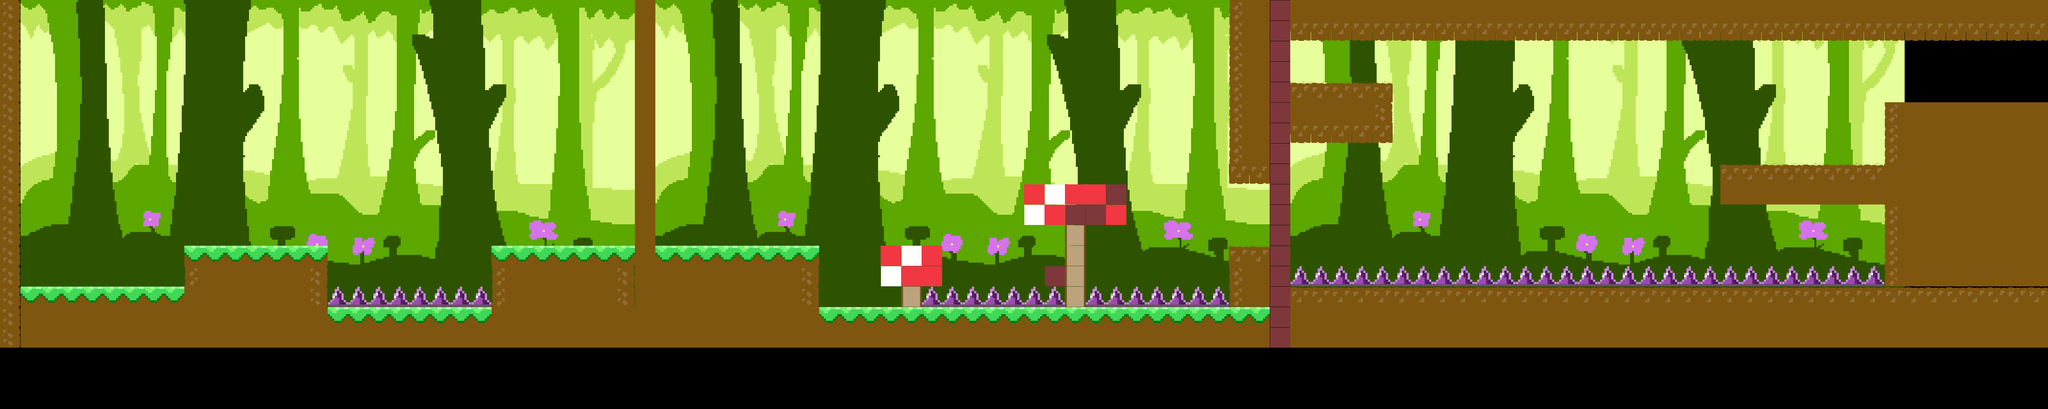

The image is a tile-based game level rendered from a .tmx file. Its description and source (layers, tilesets, objects; grid data summarised) follow:
An orthogonal 100x20 tile map with 64x64 px tiles, 1 tile layer (Tile Layer 1), 2 tilesets, 3 image layers and 36 objects (4x spike, 3x cameraSwitch, 2x Forest 2, Forest 1 , player, ...).

<map version="1.9" tiledversion="1.9.2" orientation="orthogonal" renderorder="right-down" width="100" height="20" tilewidth="64" tileheight="64" infinite="0" nextlayerid="7" nextobjectid="50">
 <tileset firstgid="1" source="V3.tsx" />
 <tileset firstgid="101" source="V4.tsx" />
 <imagelayer id="4" name="Image Layer 1" offsetx="64" offsety="0">
  <image source="BountifulValleyBackground.png" width="1920" height="1080" />
 </imagelayer>
 <imagelayer id="5" name="Copy of Image Layer 1" offsetx="2048" offsety="0">
  <image source="BountifulValleyBackground.png" width="1920" height="1080" />
 </imagelayer>
 <imagelayer id="6" name="Copy of Copy of Image Layer 1" offsetx="4032" offsety="0">
  <image source="BountifulValleyBackground.png" width="1920" height="1080" />
 </imagelayer>
 <layer id="1" name="Tile Layer 1" width="100" height="20">
  <data>[2000 cells, 630 non-empty, 11 distinct tile ids]</data>
 </layer>
 <objectgroup id="3" name="Levels">
  <object id="1" name="Forest 1 " x="63.6364" y="3.0303" width="1920" height="1080" />
  <object id="16" name="Forest 2" x="2052" y="4" width="1920" height="1080" />
  <object id="48" name="Forest 2" x="4036.97" y="5.45455" width="1920" height="1080" />
 </objectgroup>
 <objectgroup id="2" name="Object Layer 1">
  <object id="2" name="player" x="128" y="64" width="64" height="86" />
  <object id="10" x="0" y="0">
   <polygon points="0,0 64,0 64,1088 0,1088" />
  </object>
  <object id="11" x="64" y="896">
   <polygon points="0,0 512,0 512,192 0,192" />
  </object>
  <object id="12" x="576" y="896">
   <polygon points="0,0 0,-128 448,-128 448,192 0,192" />
  </object>
  <object id="13" x="1024" y="960">
   <polygon points="0,0 512,0 512,128 0,128" />
  </object>
  <object id="14" x="1536" y="1088">
   <polygon points="0,0 0,-320 448,-320 448,0" />
  </object>
  <object id="15" name="spike" x="1024" y="896" width="512" height="64" />
  <object id="17" x="1984" y="0">
   <polygon points="0,0 64,0 64,1088 0,1088" />
  </object>
  <object id="18" x="2048" y="768">
   <polygon points="0,0 512,0 512,320 0,320" />
  </object>
  <object id="19" x="2560" y="960">
   <polygon points="0,0 1408,0 1408,128 0,128" />
  </object>
  <object id="20" x="2752" y="896">
   <polygon points="0,0 192,0 192,-128 0,-128" />
  </object>
  <object id="21" x="2816" y="960">
   <polygon points="0,0 0,-64 64,-64 64,0" />
  </object>
  <object id="22" x="3328" y="960">
   <polygon points="0,0 0,-256 64,-256 64,0" />
  </object>
  <object id="23" x="3200" y="704">
   <polygon points="0,0 320,0 320,-128 0,-128" />
  </object>
  <object id="26" x="3264" y="896">
   <polygon points="0,0 0,-64 64,-64 64,0" />
  </object>
  <object id="28" name="spike" x="2880" y="896" width="448" height="64" />
  <object id="29" name="spike" x="3392" y="896" width="448" height="64" />
  <object id="30" name="cameraSwitch" x="1962.42" y="3.0303" width="64" height="768" />
  <object id="31" name="cameraSwitch" x="3950.48" y="576" width="64" height="384" />
  <object id="32" x="3968" y="1088">
   <polygon points="0,0 0,-576 64,-576 64,0" />
  </object>
  <object id="33" x="3968" y="512">
   <polygon points="0,0 0,-512 64,-512 64,0" />
  </object>
  <object id="36" name="mango" x="3256" y="760" width="64" height="64" />
  <object id="37" x="3840" y="576">
   <polygon points="0,0 0,-576 128,-576 128,0" />
  </object>
  <object id="38" x="3840" y="960">
   <polygon points="0,0 0,-192 128,-192 128,0" />
  </object>
  <object id="39" x="4032" y="128">
   <polygon points="0,0 0,-128 2368,-128 2368,0" />
  </object>
  <object id="40" x="4032" y="256">
   <polygon points="0,0 320,0 320,192 0,192" />
  </object>
  <object id="42" x="5376" y="640">
   <polygon points="0,0 0,-128 512,-128 512,0" />
  </object>
  <object id="43" x="5888" y="896">
   <polygon points="0,0 0,-576 512,-576 512,0" />
  </object>
  <object id="44" x="4032" y="896">
   <polygon points="0,0 2368,0 2368,192 0,192" />
  </object>
  <object id="45" name="spike" x="4032" y="832" width="1856" height="64" />
  <object id="46" name="shinyRaindrop" x="4836.48" y="382.97" width="64" height="64" />
  <object id="47" name="cameraSwitch" x="5936" y="128" width="64" height="192" />
  <object id="49" name="renni" x="119" y="882" width="78" height="37" />
 </objectgroup>
</map>